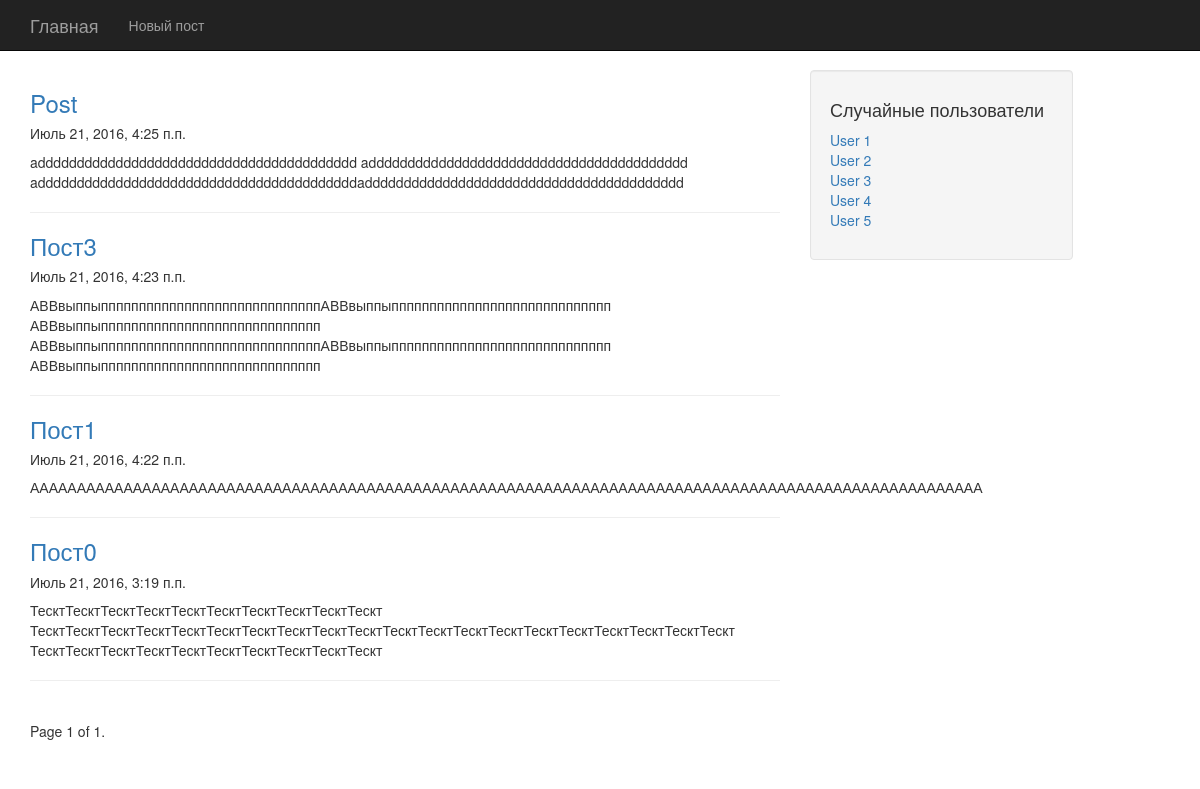
Page / (signed in) on the earlier database version.
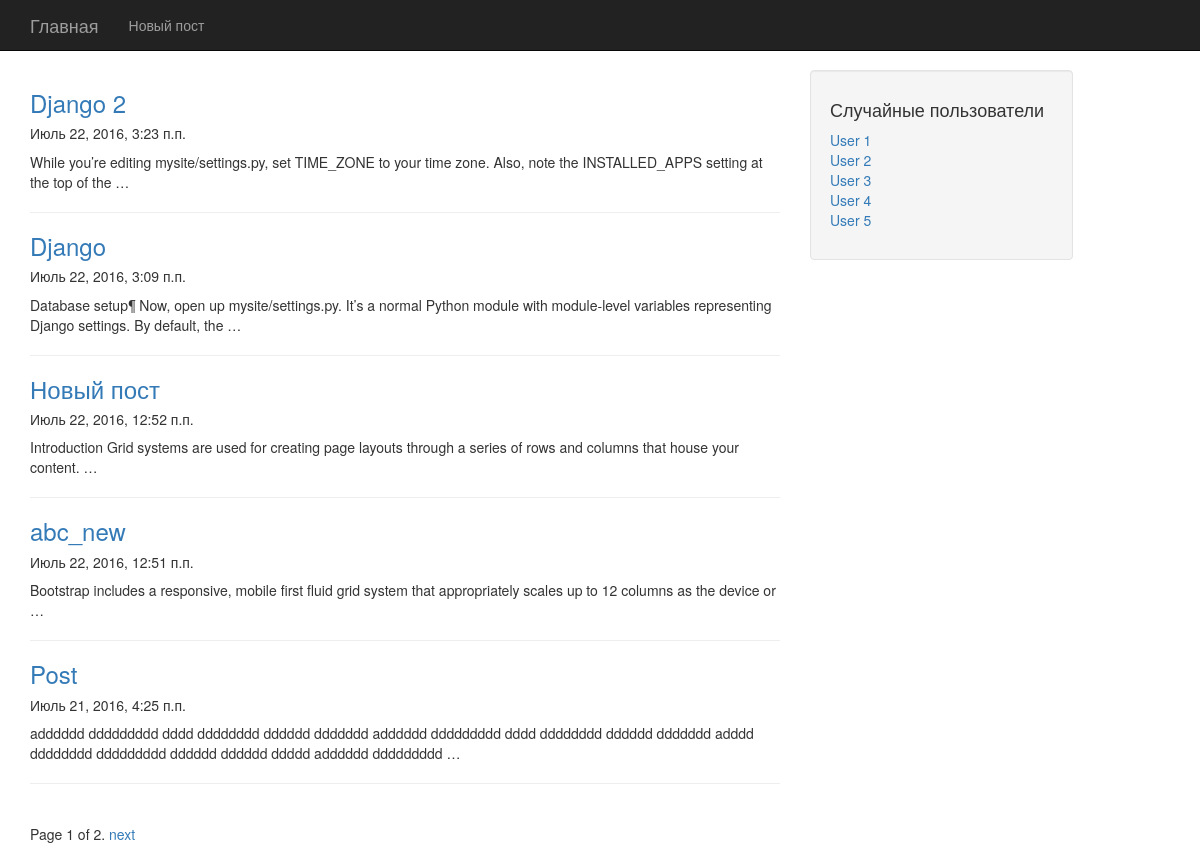
Same page on the later database version.
### posts/models.py (models this page shows, shortened)
class Post(models.Model):
    title = models.CharField(max_length=150)
    content = models.TextField()
    image = models.ImageField(upload_to='images', blank=True)
    video = models.URLField(blank=True)
    created = models.DateTimeField(auto_now=False, auto_now_add=True)
    updated = models.DateTimeField(auto_now=True, auto_now_add=False)
    author = models.ForeignKey(User)
    class Meta:
        ordering = ['-created']
    def get_absolute_url(self):
        return reverse("post_detail", kwargs={"id": self.id})

### posts/views.py (the view)
# urls.py: url(r'^$', post_list),
def post_list(request):
    queryset_list = []
    if request.user.is_authenticated():
        queryset_list = Post.objects.all()
    paginator = Paginator(queryset_list, 5)
    page = request.GET.get('page')
    try:
        queryset = paginator.page(page)
    except PageNotAnInteger:
        queryset = paginator.page(1)
    except EmptyPage:
        queryset = paginator.page(paginator.num_pages)
    context = {
        "post_list": queryset
    }
    return render(request, "post_list.html", context)

### templates/post_list.html (shortened to what this page needs)
{% extends "base.html" %}
{% block content %}
    {% for post in post_list %}
        <h3><a href="{{ post.get_absolute_url }}">{{ post.title }}</a></h3>
        <h5>{{ post.created }}</h5>
        <p>{{ post.content|truncatewords:20 }}</p>
        <hr>
    {% endfor %}
    <div class="pagination">
    <span class="step-links">
        <span class="current">
            Page {{ post_list.number }} of {{ post_list.paginator.num_pages }}.
        </span>
        {% if post_list.has_next %}
            <a href="?page={{ post_list.next_page_number }}{% if request.GET.q %}&q={{ request.GET.q }}{% endif %}">next</a>
        {% endif %}
    </span>
    </div>
{% endblock content %}

Differences in the rows shown:
no longer on this page (row edited): Post: title "Пост3", created "Июль 21, 2016, 4:23 п.п.", content "АВВвыппыпппппппппппппппппппппппппппппАВВвыппыппппппппппппппппппппппппппппп АВВвыппыппппппппппппппппппппппппппппп АВВвыппыпппппппппппппппппппппппппппппАВВвыппыппппппппппппппппппппппппппппп АВВвыппыппппппппппппппппппппппппппппп"
no longer on this page (row edited): Post: title "Пост1", created "Июль 21, 2016, 4:22 п.п.", content "АААААААААААААААААААААААААААААААААААААААААААААААААААААААААААААААААААААААААААААААААААААААААААААААААААААА"
no longer on this page (row edited): Post: title "Пост0", created "Июль 21, 2016, 3:19 п.п.", content "ТесктТесктТесктТесктТесктТесктТесктТесктТесктТескт ТесктТесктТесктТесктТесктТесктТесктТесктТесктТесктТесктТесктТесктТесктТесктТесктТесктТесктТесктТескт ТесктТесктТесктТесктТесктТесктТесктТесктТесктТескт"
added Post: title "Django 2", created "Июль 22, 2016, 3:23 п.п.", content "While you’re editing mysite/settings.py, set TIME_ZONE to your time zone. Also, note the INSTALLED_APPS setting at the top of the …"
added Post: title "Django", created "Июль 22, 2016, 3:09 п.п.", content "Database setup¶ Now, open up mysite/settings.py. It’s a normal Python module with module-level variables representing Django settings. By default, the …"
added Post: title "Новый пост", created "Июль 22, 2016, 12:52 п.п.", content "Introduction Grid systems are used for creating page layouts through a series of rows and columns that house your content. …"
added Post: title "abc_new", created "Июль 22, 2016, 12:51 п.п.", content "Bootstrap includes a responsive, mobile first fluid grid system that appropriately scales up to 12 columns as the device or …"
changed Post "Post": content "addddddddddddddddddddddddddddddddddddddddd addddddddddddddddddddddddddddddddddddddddd adddddddddddddddddddddddddddddddddddddddddaddddddddddddddddddddddddddddddddddddddddd" → "adddddd ddddddddd dddd dddddddd dddddd ddddddd adddddd ddddddddd dddd dddddddd dddddd ddddddd adddd dddddddd ddddddddd dddddd dddddd ddddd adddddd ddddddddd …"
Other differences:
{{ post_list.paginator.num_pages }}: "1" → "2"
text now shown: "next"
